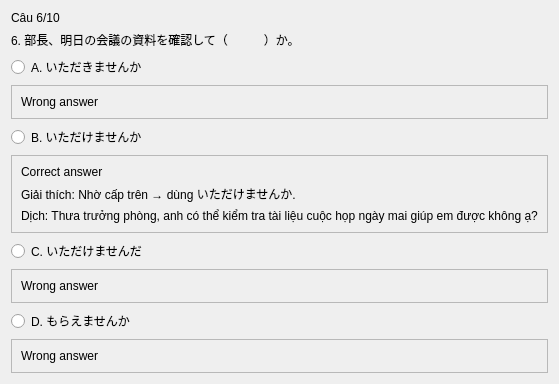
               <widget class="QWidget" name="page_12">
                <layout class="QVBoxLayout" name="verticalLayout">
                 <item>
                  <widget class="QLabel" name="label_94">
                   <property name="text">
                    <string>Câu 6/10</string>
                   </property>
                  </widget>
                 </item>
                 <item>
                  <widget class="QLabel" name="label_95">
                   <property name="text">
                    <string>6. 部長、明日の会議の資料を確認して（　　　）か。</string>
                   </property>
                  </widget>
                 </item>
                 <item>
                  <widget class="QRadioButton" name="radioButton_45">
                   <property name="text">
                    <string>A. いただきませんか</string>
                   </property>
                  </widget>
                 </item>
                 <item>
                  <widget class="QFrame" name="frame">
                   <property name="frameShape">
                    <enum>QFrame::StyledPanel</enum>
                   </property>
                   <property name="frameShadow">
                    <enum>QFrame::Raised</enum>
                   </property>
                   <layout class="QVBoxLayout" name="verticalLayout_3">
                    <item>
                     <widget class="QLabel" name="label_4">
                      <property name="text">
                       <string>Wrong answer</string>
                      </property>
                     </widget>
                    </item>
                   </layout>
                  </widget>
                 </item>
                 <item>
                  <widget class="QRadioButton" name="radioButton_46">
                   <property name="text">
                    <string>B. いただけませんか</string>
                   </property>
                  </widget>
                 </item>
                 <item>
                  <widget class="QFrame" name="frame_2">
                   <property name="frameShape">
                    <enum>QFrame::StyledPanel</enum>
                   </property>
                   <property name="frameShadow">
                    <enum>QFrame::Raised</enum>
                   </property>
                   <layout class="QVBoxLayout" name="verticalLayout_2">
                    <item>
                     <widget class="QLabel" name="label_6">
                      <property name="text">
                       <string>Correct answer</string>
                      </property>
                     </widget>
                    </item>
                    <item>
                     <widget class="QLabel" name="label_5">
                      <property name="text">
                       <string>Giải thích: Nhờ cấp trên → dùng いただけませんか.</string>
                      </property>
                     </widget>
                    </item>
                    <item>
                     <widget class="QLabel" name="label_3">
                      <property name="text">
                       <string>Dịch: Thưa trưởng phòng, anh có thể kiểm tra tài liệu cuộc họp ngày mai giúp em được không ạ?</string>
                      </property>
                     </widget>
                    </item>
                   </layout>
                  </widget>
                 </item>
                 <item>
                  <widget class="QRadioButton" name="radioButton_47">
                   <property name="text">
                    <string>C. いただけませんだ</string>
                   </property>
                  </widget>
                 </item>
                 <item>
                  <widget class="QFrame" name="frame_3">
                   <property name="frameShape">
                    <enum>QFrame::StyledPanel</enum>
                   </property>
                   <property name="frameShadow">
                    <enum>QFrame::Raised</enum>
                   </property>
                   <layout class="QVBoxLayout" name="verticalLayout_4">
                    <item>
                     <widget class="QLabel" name="label_2">
                      <property name="text">
                       <string>Wrong answer</string>
                      </property>
                     </widget>
                    </item>
                   </layout>
                  </widget>
                 </item>
                 <item>
                  <widget class="QRadioButton" name="radioButton_48">
                   <property name="text">
                    <string>D. もらえませんか</string>
                   </property>
                  </widget>
                 </item>
                 <item>
                  <widget class="QFrame" name="frame_4">
                   <property name="frameShape">
                    <enum>QFrame::StyledPanel</enum>
                   </property>
                   <property name="frameShadow">
                    <enum>QFrame::Raised</enum>
                   </property>
                   <layout class="QVBoxLayout" name="verticalLayout_5">
                    <item>
                     <widget class="QLabel" name="label">
                      <property name="text">
                       <string>Wrong answer</string>
                      </property>
                     </widget>
                    </item>
                   </layout>
                  </widget>
                 </item>
                </layout>
               </widget>
